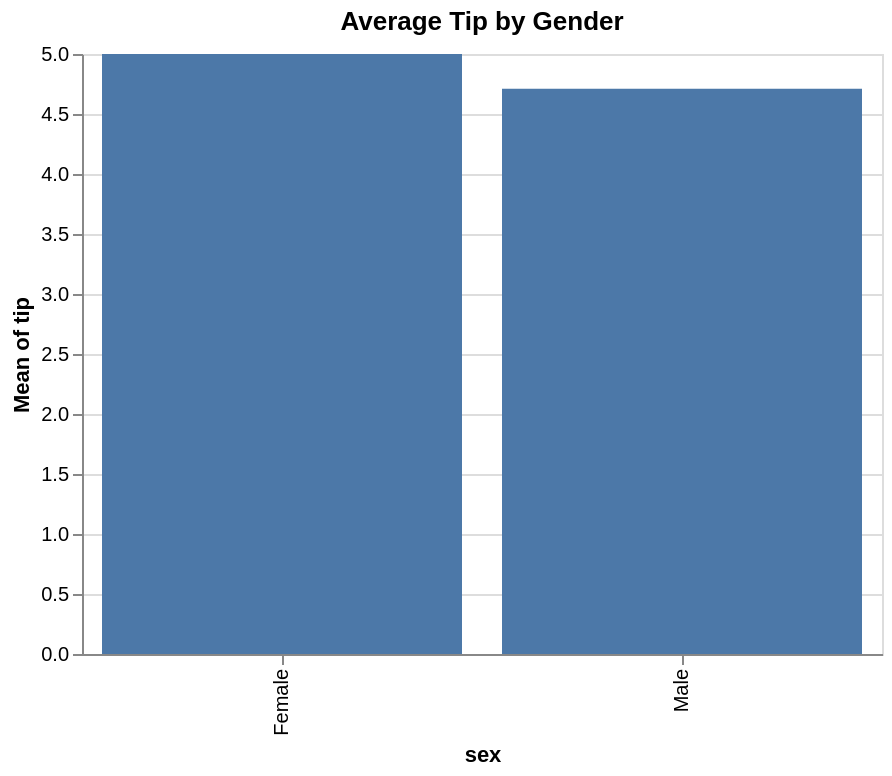

Source (Vega-Lite JSON):
### Vega-Lite specification from a JSON file in a GitHub repository (floating-point values rounded to 4 significant figures)
{"$schema": "https://vega.github.io/schema/vega-lite/v5.json", "data": {"values": [{"day": "Sun", "sex": "Female", "size": 2, "tip": 1.01, "total_bill": 16.99}, {"day": "Sun", "sex": "Male", "size": 3, "tip": 1.66, "total_bill": 10.34}, {"day": "Sun", "sex": "Male", "size": 3, "tip": 3.5, "total_bill": 21.01}, {"day": "Sun", "sex": "Male", "size": 2, "tip": 3.31, "total_bill": 23.68}, {"day": "Sun", "sex": "Female", "size": 4, "tip": 3.61, "total_bill": 24.59}, {"day": "Sun", "sex": "Male", "size": 4, "tip": 4.71, "total_bill": 25.29}, {"day": "Sun", "sex": "Male", "size": 2, "tip": 2.0, "total_bill": 8.77}, {"day": "Sun", "sex": "Male", "size": 4, "tip": 3.12, "total_bill": 26.88}, {"day": "Sun", "sex": "Male", "size": 2, "tip": 1.96, "total_bill": 15.04}, {"day": "Sun", "sex": "Female", "size": 2, "tip": 3.23, "total_bill": 14.78}, {"day": "Sun", "sex": "Male", "size": 2, "tip": 1.71, "total_bill": 10.27}, {"day": "Sun", "sex": "Female", "size": 4, "tip": 5.0, "total_bill": 35.26}, {"day": "Sun", "sex": "Male", "size": 2, "tip": 1.57, "total_bill": 15.42}, {"day": "Sun", "sex": "Male", "size": 2, "tip": 3.0, "total_bill": 18.43}, {"day": "Sun", "sex": "Female", "size": 2, "tip": 1.44, "total_bill": 14.83}, {"day": "Sun", "sex": "Male", "size": 2, "tip": 3.5, "total_bill": 21.58}, {"day": "Sun", "sex": "Male", "size": 3, "tip": 1.7, "total_bill": 10.33}, {"day": "Sun", "sex": "Male", "size": 3, "tip": 3.31, "total_bill": 16.29}, {"day": "Sun", "sex": "Male", "size": 3, "tip": 3.5, "total_bill": 16.97}, {"day": "Sun", "sex": "Male", "size": 3, "tip": 3.35, "total_bill": 20.65}]}, "encoding": {"tooltip": [{"field": "sex", "type": "nominal"}, {"field": "tip", "type": "quantitative"}], "x": {"field": "sex", "type": "nominal"}, "y": {"aggregate": "mean", "field": "tip", "type": "quantitative"}}, "height": 300, "mark": "bar", "title": "Average Tip by Gender", "width": 400}
